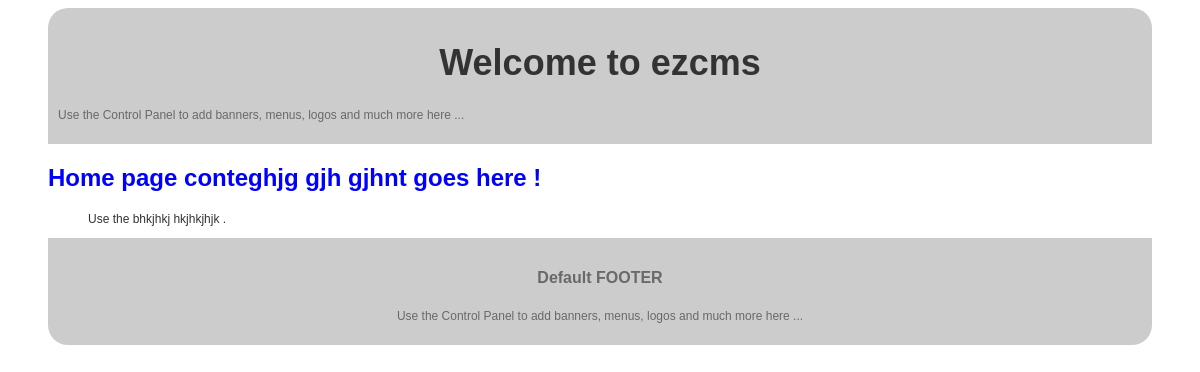
The page / on the database its author committed.
### tables this page shows
CREATE TABLE IF NOT EXISTS `pages` (
  `id` int(16) NOT NULL AUTO_INCREMENT COMMENT 'id of page',
  `pagename` text COMMENT 'name of page',
  `title` text COMMENT 'title of page',
  `keywords` text COMMENT 'keywords for page',
  `description` text COMMENT 'decription of page',
  `maincontent` text COMMENT 'main content of page',
  `useheader` tinyint(1) DEFAULT NULL COMMENT 'true to use header else defaults',
  `headercontent` text COMMENT 'header content of page',
  `usefooter` tinyint(1) DEFAULT NULL COMMENT 'true to use footer else defaults',
  `footercontent` text COMMENT 'footer content of page',
  `useside` tinyint(1) DEFAULT NULL COMMENT 'true to use side bar else defaults',
  `sidecontent` text COMMENT 'side content of page',
  `published` tinyint(1) DEFAULT NULL COMMENT 'true if pulished on site',
  `showinmenu` tinyint(1) DEFAULT NULL COMMENT 'true if displayed as menu item',
  `parentid` int(16) DEFAULT NULL COMMENT 'id of parent page',
  `isredirected` tinyint(1) DEFAULT '0' COMMENT 'true if page is to be redirected',
  `redirect` text NOT NULL COMMENT 'If specified this page will redirect',
  `place` int(8) NOT NULL DEFAULT '0' COMMENT 'position of the page',
  `url` text COMMENT 'the seo friendly url',
  `sidercontent` text COMMENT 'right side-bar content',
  `showinsubmenu` tinyint(1) DEFAULT '0' COMMENT 'show in sub menu',
  `usesider` tinyint(1) DEFAULT '0' COMMENT 'append keyword',
  `head` text NOT NULL COMMENT 'contents of custom head',
  `cont` text NOT NULL COMMENT 'contents of custom controller',
  `layout` text COMMENT 'name of the layout file to use with this page',
  PRIMARY KEY (`id`),
  KEY `published` (`published`),
  FULLTEXT KEY `url` (`url`)
);

CREATE TABLE IF NOT EXISTS `site` (
  `id` int(8) NOT NULL AUTO_INCREMENT COMMENT 'id of site settings',
  `title` text NOT NULL COMMENT 'title of the site',
  `keywords` text NOT NULL COMMENT 'default keywords',
  `description` text NOT NULL COMMENT 'default description',
  `headercontent` text COMMENT 'default header content ',
  `footercontent` text COMMENT 'default footer content',
  `sidecontent` text COMMENT 'default side bar content',
  `sidercontent` text COMMENT 'right side-bar content',
  `appendtitle` tinyint(1) DEFAULT '0' COMMENT 'append title',
  `appendkey` tinyint(1) DEFAULT '0' COMMENT 'append keyword',
  `appenddesc` tinyint(1) DEFAULT '0' COMMENT 'append desc',
  PRIMARY KEY (`id`)
);

### index.php (called while the page is built, shortened)
<?php
if(isset($_REQUEST["show"])) {
    $show = '/'.$_REQUEST["show"].'.html';
} else {
    $show = '/';
}
$rs = mysql_query('SELECT * FROM site WHERE id = 1 LIMIT 1')
    or die("Failed to read the site details from the database !");
$arr = mysql_fetch_array($rs);
$footer      = $arr["footercontent"];
$sql = "SELECT * FROM `pages` WHERE `url`='$show' LIMIT 1";
$rs = mysql_query($sql) or die("Unable to read Details for Page");
$arr = mysql_fetch_array($rs);
$maincontent = $arr["maincontent"];
if ($arr["useheader"] == 1) $header = $arr["headercontent"];
$layoutFilename = 'layout.php';
if (strlen($arr['layout'])>4)
	if (file_exists($arr['layout']))
		$layoutFilename = $arr['layout'];
include($layoutFilename);
?>

### layout.home.php (the view, shortened to what this page needs)
?><!DOCTYPE html><html><head>
    <link href="/style.css" rel="stylesheet" type="text/css" />
</head><body><div id="main">
    <div id="header">
    	<?php echo $header; ?>
    </div>
    <div id="content">
    	<?php echo $maincontent;?>
    </div>
    <div id="footer">
    	<?php echo $footer; ?>
    </div>
</div></body></html>

### style.css (style rules this page uses)
#main { margin: 0 auto; width: 92%; }
body,td,th { font-family: Verdana, Arial, Helvetica, sans-serif; font-size: 12px; color: #333333; border: 1; }
body { margin-left: 0px; margin-right: 0px; }
h1 { font-size: 36px; }
h2 { font-size: 24px; }
h4 { font-size: 16px; }
#header { background-color: #cccccc; border-radius: 20px 20px 0 0; padding: 10px; margin: 0; }
#footer { background-color: #cccccc; border-radius: 0 0 20px 20px; padding: 10px; margin: 0; }

### rows shown on the page
pages: headercontent "Welcome to ezcms Use the Control Panel to add banners, menus, logos and much more here ...", maincontent "Home page conteghjg gjh gjhnt goes here ! Use the bhkjhkj hkjhkjhjk ."
site: footercontent "Default FOOTER Use the Control Panel to add banners, menus, logos and much more here ..."
